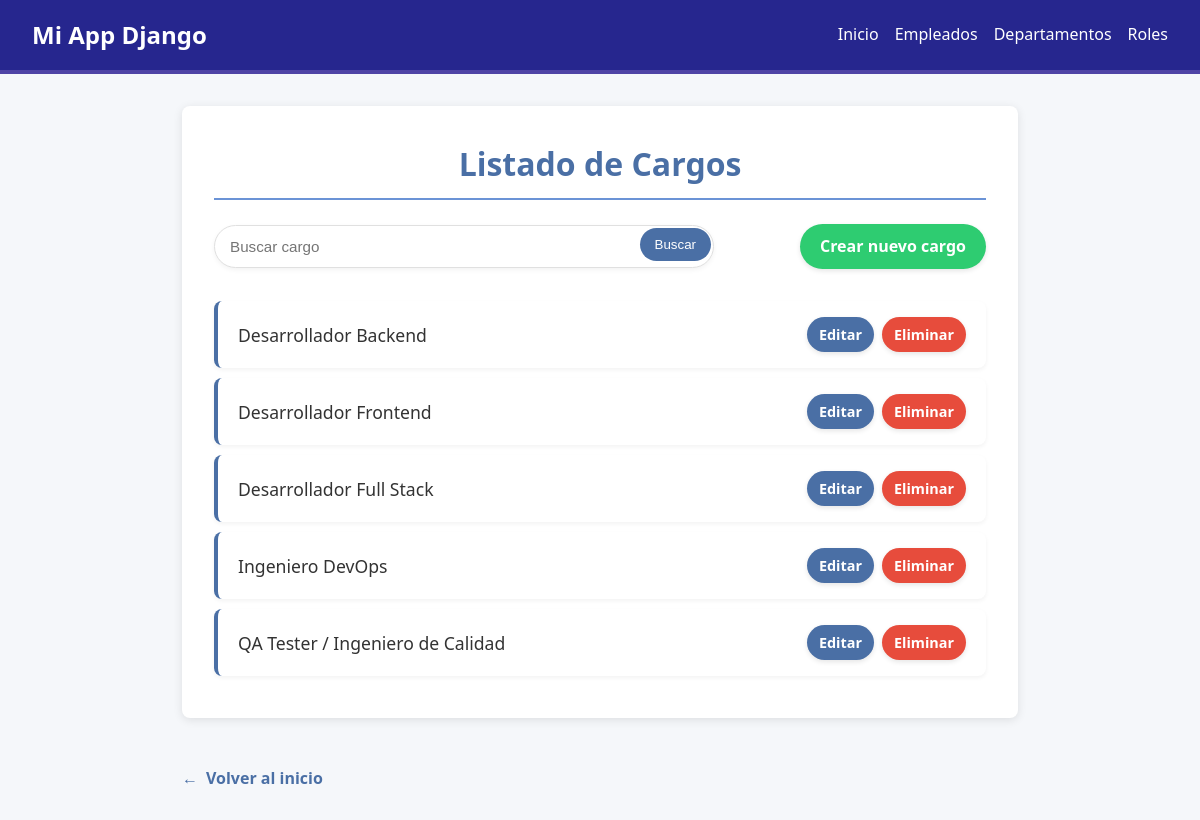
/clinic/cargos/, run on the app's committed database.
### nomina/models.py (models this page shows, shortened)
class Cargo(models.Model):
    descripcion = models.CharField(max_length=100)

### nomina/views.py (the view)
# urls.py: path('cargos/', cargo_list, name='cargo_list'),
def cargo_list(request):
    cargos = Cargo.objects.all()
    query = request.GET.get('q', None)
    if query:
        cargos = Cargo.objects.filter(descripcion__icontains=query)
    context = {'cargos': cargos, 'title': 'Listado de Cargos'}
    return render(request, 'cargo/cargo_list.html', context)

### nomina/templates/cargo/cargo_list.html (shortened to what this page needs)
<!DOCTYPE html>
<html lang="es">
<head>
</head>
<body>
    <nav style="
    background-color: #26268e;
    color: white;
    display: flex;
    justify-content: space-between;
    align-items: center;
    padding: 1rem 2rem;
    border-bottom: 4px solid #4f44a5;
">
    <div style="font-size: 1.5rem; font-weight: bold;">
        Mi App Django
    </div>
    <div style="display: flex; gap: 1rem; align-items: center;">
        <a href="{% url 'nomina:home' %}" style="color: white; text-decoration: none;">Inicio</a>
        <a href="{% url 'nomina:empleado_list' %}" style="color: white; text-decoration: none;">Empleados</a>
        <a href="{% url 'nomina:departamento_list' %}" style="color: white; text-decoration: none;">Departamentos</a>
        <a href="{% url 'nomina:rol_list' %}" style="color: white; text-decoration: none;">Roles</a>
    </div>
</nav>
    <div class="container">
        <div class="card">
            <h1>{{ title }}</h1>
            <div class="actions-container">
                <form method="get" class="search-form">
                    <input type="text" name="q" placeholder="Buscar cargo" value="{{ request.GET.q }}">
                    <button type="submit">Buscar</button>
                </form>
                <a href="{% url 'nomina:cargo_create' %}" class="btn btn-success">Crear nuevo cargo</a>
            </div>
            {% if cargos %}
                <ul class="cargo-list">
                    {% for cargo in cargos %}
                        <li class="cargo-item">
                            <span class="cargo-description">{{ cargo.descripcion }}</span>
                            <div class="cargo-actions">
                                <a href="{% url 'nomina:cargo_update' cargo.id %}" class="btn btn-primary btn-sm">Editar</a>
                                <a href="{% url 'nomina:cargo_delete' cargo.id %}" class="btn btn-danger btn-sm">Eliminar</a>
                            </div>
                        </li>
                    {% endfor %}
                </ul>
            {% else %}
                <div class="empty-message">
                    <p>No hay cargos registrados.</p>
                </div>
            {% endif %}
        </div>
        <a href="{% url 'nomina:home' %}" class="home-link">Volver al inicio</a>
    </div>
</body>
</html>

### nomina/templates/cargo/cargo_list.html (style rules this page uses)
:root { --primary-color: #4a6fa5; --secondary-color: #6b93d6; --accent-color: #f9f9f9; --text-color: #333; --success-color: #2ecc71; --danger-color: #e74c3c; --card-shadow: 0 2px 10px rgba(0,0,0,0.1); }
* { box-sizing: border-box; margin: 0; padding: 0; }
body { font-family: 'Segoe UI', Tahoma, Geneva, Verdana, sans-serif; line-height: 1.6; color: var(--text-color); background-color: #f5f7fa; padding: 0; margin: 0; }
.container { max-width: 900px; margin: 0 auto; padding: 2rem; }
.card { background-color: white; border-radius: 8px; box-shadow: var(--card-shadow); padding: 2rem; margin-bottom: 2rem; }
h1 { color: var(--primary-color); text-align: center; margin-bottom: 1.5rem; border-bottom: 2px solid var(--secondary-color); padding-bottom: 0.5rem; font-size: 2rem; }
.actions-container { display: flex; justify-content: space-between; align-items: center; margin-bottom: 2rem; flex-wrap: wrap; gap: 1rem; }
.search-form { display: flex; flex: 1; max-width: 500px; position: relative; }
.search-form input { flex: 1; padding: 12px 15px; border: 1px solid #e0e0e0; border-radius: 25px; font-size: 0.95rem; box-shadow: 0 2px 5px rgba(0,0,0,0.05); width: 100%; transition: all 0.3s; }
.search-form button { position: absolute; right: 3px; top: 3px; background-color: var(--primary-color); border: none; color: white; padding: 9px 15px; border-radius: 25px; cursor: pointer; transition: background-color 0.3s; }
.btn { display: inline-block; padding: 10px 20px; border-radius: 25px; text-decoration: none; font-weight: 600; transition: all 0.3s; text-align: center; border: none; cursor: pointer; box-shadow: 0 2px 5px rgba(0,0,0,0.1); }
.btn-primary { background-color: var(--primary-color); color: white; }
.btn-success { background-color: var(--success-color); color: white; }
.btn-danger { background-color: var(--danger-color); color: white; }
.btn-sm { padding: 6px 12px; font-size: 0.9rem; }
.cargo-list { list-style: none; margin: 0; padding: 0; }
.cargo-item { display: flex; justify-content: space-between; align-items: center; padding: 16px 20px; background-color: white; border-radius: 8px; margin-bottom: 10px; box-shadow: 0 2px 4px rgba(0,0,0,0.05); transition: all 0.3s; border-left: 4px solid var(--primary-color); }
.cargo-description { font-weight: 500; font-size: 1.1rem; color: var(--text-color); flex: 1; }
.cargo-actions { display: flex; gap: 8px; }
.home-link { display: inline-block; margin-top: 1rem; margin-bottom: 2rem; color: var(--primary-color); text-decoration: none; font-weight: 600; transition: all 0.3s; }
.home-link::before { content: "←"; margin-right: 0.5rem; }

### data on the page
Cargo: descripcion "Desarrollador Backend"
Cargo: descripcion "Desarrollador Frontend"
Cargo: descripcion "Desarrollador Full Stack"
Cargo: descripcion "Ingeniero DevOps"
Cargo: descripcion "QA Tester / Ingeniero de Calidad"

### other printed values
{{ title }} "Listado de Cargos"
